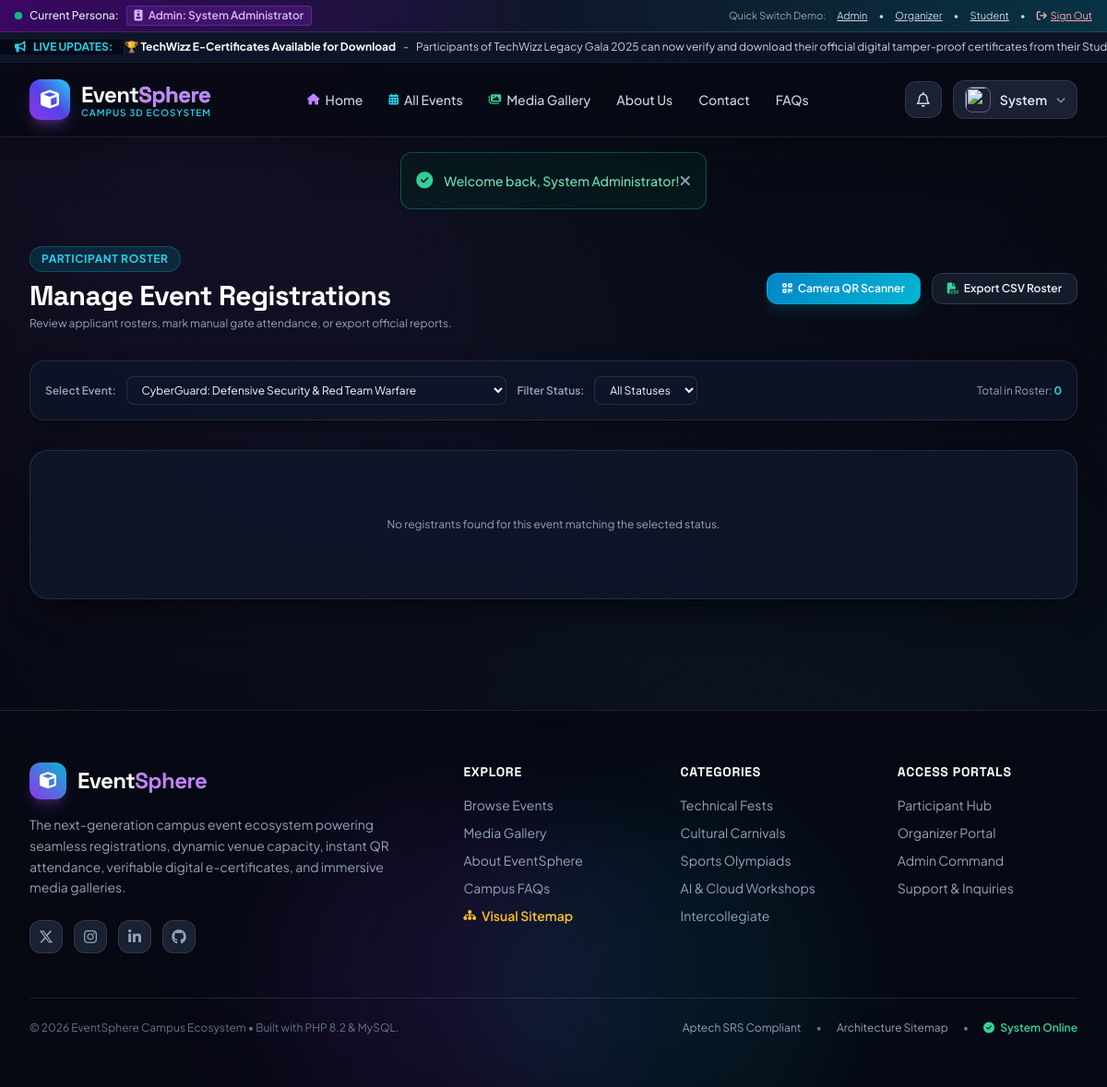
Screenshot of /organizer/manage_attendees.php (signed in) with the database file from the repository.
### tables this page shows
CREATE TABLE `announcements` (
  `id` INT AUTO_INCREMENT PRIMARY KEY,
  `title` VARCHAR(200) NOT NULL,
  `content` TEXT NOT NULL,
  `target_role` ENUM('all', 'student', 'organizer', 'event_registrants') NOT NULL DEFAULT 'all',
  `event_id` INT DEFAULT NULL,
  `created_by` INT NOT NULL,
  `is_active` TINYINT(1) NOT NULL DEFAULT 1,
  `created_at` TIMESTAMP DEFAULT CURRENT_TIMESTAMP,
  FOREIGN KEY (`created_by`) REFERENCES `users`(`id`) ON DELETE CASCADE,
  FOREIGN KEY (`event_id`) REFERENCES `events`(`id`) ON DELETE CASCADE
);

### config/config.php (called while the page is built, shortened)
<?php
function get_flash() {
    if (isset($_SESSION['flash'])) {
        $flash = $_SESSION['flash'];
        return $flash;
    }
    return null;
}
function current_user() {
    return $_SESSION['user'] ?? null;
}

### organizer/manage_attendees.php (the view, shortened to what this page needs)
<?php
$user = current_user();
$db = getDB();
$selected_event_id = (int)($_GET['event_id'] ?? 0);
$events_stmt = $db->prepare("SELECT id, title FROM events WHERE organizer_id = ? OR ? = 'admin' ORDER BY event_date DESC");
$events_stmt->execute([$user['id'], $user['role']]);
$organizer_events = $events_stmt->fetchAll();
if ($selected_event_id === 0 && !empty($organizer_events)) {
    $selected_event_id = $organizer_events[0]['id'];
}
$sql = "
    SELECT r.*, u.name as student_name, u.email as student_email, u.contact as student_contact, u.department as student_dept, u.enrolment_no
    FROM registrations r
    JOIN users u ON r.user_id = u.id
    WHERE r.event_id = ?
";
$params = [$selected_event_id];
$sql .= " ORDER BY r.created_at ASC";
$registrations = [];
try {
    $stmt = $db->prepare($sql);
    $stmt->execute($params);
    $registrations = $stmt->fetchAll();
} catch (Exception $e) {}
require_once __DIR__ . '/../includes/header.php';
?>
<div class="max-w-7xl mx-auto px-4 sm:px-6 lg:px-8 py-10">
    <div class="mb-8 flex flex-col md:flex-row md:items-center justify-between gap-4">
        <div>
            <div class="badge-neon badge-cyan mb-2">Participant Roster</div>
            <h1 class="font-heading font-extrabold text-3xl text-white">Manage Event Registrations</h1>
            <p class="text-slate-400 text-xs mt-1">Review applicant rosters, mark manual gate attendance, or export official reports.</p>
        </div>
        <div class="flex items-center gap-3">
            <a href="<?= BASE_URL ?>/organizer/scan_qr.php" class="btn-neon-cyan text-xs py-2 px-4 shadow-lg shadow-cyan-600/20">
                <i class="fa-solid fa-qrcode mr-1.5"></i> Camera QR Scanner
            </a>
            <a href="<?= BASE_URL ?>/api/export_report.php?type=attendees&event_id=<?= $selected_event_id ?>" class="btn-glass text-xs py-2 px-4">
                <i class="fa-solid fa-file-csv mr-1.5 text-emerald-400"></i> Export CSV Roster
            </a>
        </div>
    </div>
    <div class="glass-panel p-4 mb-8 border border-white/10 flex flex-wrap items-center justify-between gap-4">
        <form method="GET" action="<?= BASE_URL ?>/organizer/manage_attendees.php" class="flex flex-wrap items-center gap-3 w-full md:w-auto">
            <div>
                <label class="text-xs font-semibold text-slate-400 mr-2">Select Event:</label>
                <select name="event_id" onchange="this.form.submit()" class="form-input-dark text-xs py-1.5 px-3 rounded-lg w-auto">
                    <?php foreach ($organizer_events as $ev): ?>
                        <option value="<?= $ev['id'] ?>" <?= $selected_event_id == $ev['id'] ? 'selected' : '' ?>>
                            <?= htmlspecialchars($ev['title']) ?>
                        </option>
                    <?php endforeach; ?>
                </select>
            </div>
            <div>
                <label class="text-xs font-semibold text-slate-400 mr-2">Filter Status:</label>
                <select name="status" onchange="this.form.submit()" class="form-input-dark text-xs py-1.5 px-3 rounded-lg w-auto">
                    <option value="">All Statuses</option>
                </select>
            </div>
        </form>
        <div class="text-xs text-slate-400">
            Total in Roster: <span class="font-bold text-cyan-400"><?= count($registrations) ?></span>
        </div>
    </div>
    <div class="glass-panel-elevated p-6 border border-white/10">
        <?php if (empty($registrations)): ?>
            <div class="py-12 text-center text-slate-400 text-xs">
                No registrants found for this event matching the selected status.
            </div>
        <?php endif; ?>
    </div>
</div>
<?php require_once __DIR__ . '/../includes/footer.php'; ?>

### includes/header.php (shortened to what this page needs)
<?php
require_once __DIR__ . '/../config/config.php';
$current_user = current_user();
$db = getDB();
$current_page_name = basename($_SERVER["PHP_SELF"]);
function get_nav_class($page_name, $current_page_name, $extra = "") {
    $base = "px-3 py-2 rounded-lg transition " . $extra . " ";
    return $base . "hover:text-white hover:bg-white/5";
}
$ticker_announcements = [];
try {
    $stmt = $db->query("SELECT title, content FROM announcements WHERE is_active = 1 ORDER BY id DESC LIMIT 5");
    $ticker_announcements = $stmt->fetchAll();
} catch (Exception $e) {}
$flash = get_flash();
?>
<!DOCTYPE html>
<html lang="en" class="dark">
<head>
    <script src="https://cdn.tailwindcss.com"></script>
    <link rel="stylesheet" href="https://cdnjs.cloudflare.com/ajax/libs/font-awesome/6.5.1/css/all.min.css">
    <link rel="stylesheet" href="<?= BASE_URL ?>/assets/css/style.css">
</head>
<body class="bg-dark-900 text-slate-100 flex flex-col min-h-screen">
<div class="bg-gradient-to-r from-purple-950 via-slate-900 to-cyan-950 border-b border-white/10 px-4 py-1.5 text-xs text-slate-300 flex flex-wrap items-center justify-between gap-2 z-50">
    <div class="flex items-center gap-2">
        <span class="flex h-2 w-2 relative">
            <span class="relative inline-flex rounded-full h-2 w-2 bg-emerald-500"></span>
        </span>
        <span class="font-medium text-slate-200">Current Persona:</span>
        <?php if (!$current_user): ?>
            <span class="bg-slate-800 text-cyan-400 px-2 py-0.5 rounded font-semibold border border-cyan-500/30">
                <i class="fa-solid fa-user-astronaut mr-1"></i> Visitor / Normal Student
            </span>
        <?php else: ?>
            <span class="bg-purple-900/50 text-purple-300 px-2 py-0.5 rounded font-semibold border border-purple-500/30">
                <i class="fa-solid fa-id-badge mr-1"></i> <?= ucfirst($current_user['role']) ?>: <?= htmlspecialchars($current_user['name']) ?>
            </span>
        <?php endif; ?>
    </div>
    <div class="flex items-center gap-3 text-[11px]">
        <span class="text-slate-400">Quick Switch Demo:</span>
        <a href="<?= BASE_URL ?>/auth/login.php?quick=admin" class="hover:text-purple-300 transition underline">Admin</a> •
        <a href="<?= BASE_URL ?>/auth/login.php?quick=organizer" class="hover:text-cyan-300 transition underline">Organizer</a> •
        <a href="<?= BASE_URL ?>/auth/login.php?quick=student" class="hover:text-emerald-300 transition underline">Student</a> •
        <?php if ($current_user): ?>
            <a href="<?= BASE_URL ?>/auth/logout.php" class="hover:text-rose-400 transition underline text-rose-300"><i class="fa-solid fa-arrow-right-from-bracket mr-1"></i>Sign Out</a>
        <?php else: ?>
            <a href="<?= BASE_URL ?>/auth/login.php" class="hover:text-white transition font-semibold text-cyan-400">Sign In</a>
        <?php endif; ?>
    </div>
</div>
<?php if (!empty($ticker_announcements)): ?>
<div class="ticker-wrap">
    <div class="flex items-center gap-2 px-4 text-xs font-bold text-cyan-400 flex-shrink-0 bg-dark-900/90 z-10 border-r border-white/10 pr-3">
        <i class="fa-solid fa-bullhorn animate-bounce"></i> LIVE UPDATES:
    </div>
    <div class="ticker-move text-xs text-slate-300 flex items-center gap-8">
        <?php foreach ($ticker_announcements as $ann): ?>
            <span class="flex items-center gap-2">
                <span class="font-bold text-white"><?= htmlspecialchars($ann['title']) ?></span> -
                <span><?= htmlspecialchars($ann['content']) ?></span>
            </span>
        <?php endforeach; ?>
    </div>
</div>
<?php endif; ?>
<header class="sticky top-0 z-40 bg-dark-900/80 backdrop-blur-xl border-b border-white/10 shadow-2xl transition-all">
    <div class="max-w-7xl mx-auto px-4 sm:px-6 lg:px-8">
        <div class="flex items-center justify-between h-20">
            <a href="<?= BASE_URL ?>/index.php" class="flex items-center gap-3 group">
                <div class="w-11 h-11 rounded-xl bg-gradient-to-tr from-purple-600 via-indigo-600 to-cyan-400 flex items-center justify-center text-white shadow-lg shadow-purple-500/30 group-hover:scale-105 group-hover:rotate-6 transition-transform duration-300">
                    <i class="fa-solid fa-cube text-xl"></i>
                </div>
                <div>
                    <div class="font-heading font-extrabold text-2xl tracking-tight bg-gradient-to-r from-white via-slate-100 to-cyan-300 bg-clip-text text-transparent">
                        Event<span class="text-purple-400">Sphere</span>
                    </div>
                    <div class="text-[10px] uppercase tracking-widest text-cyan-400 font-semibold -mt-1">
                        Campus 3D Ecosystem
                    </div>
                </div>
            </a>
            <nav class="hidden md:flex items-center gap-1 font-medium text-sm text-slate-300">
                <a href="<?= BASE_URL ?>/index.php" class="<?= get_nav_class("index.php", $current_page_name, "flex items-center gap-1.5") ?>">
                    <i class="fa-solid fa-house text-xs text-purple-400"></i> Home
                </a>
                <a href="<?= BASE_URL ?>/events.php" class="<?= get_nav_class("events.php", $current_page_name, "flex items-center gap-1.5") ?>">
                    <i class="fa-solid fa-calendar-days text-xs text-cyan-400"></i> All Events
                </a>
                <a href="<?= BASE_URL ?>/gallery.php" class="<?= get_nav_class("gallery.php", $current_page_name, "flex items-center gap-1.5") ?>">
                    <i class="fa-solid fa-images text-xs text-emerald-400"></i> Media Gallery
                </a>
                <a href="<?= BASE_URL ?>/about.php" class="<?= get_nav_class("about.php", $current_page_name, "") ?>">
                    About Us
                </a>
                <a href="<?= BASE_URL ?>/contact.php" class="<?= get_nav_class("contact.php", $current_page_name, "") ?>">
                    Contact
                </a>
                <a href="<?= BASE_URL ?>/faqs.php" class="<?= get_nav_class("faqs.php", $current_page_name, "") ?>">
                    FAQs
                </a>
            </nav>
            <div class="flex items-center gap-3">
                <?php if ($current_user): ?>
                    <div class="relative" id="notifDropdownContainer">
                        <button onclick="toggleNotifDropdown()" class="w-10 h-10 rounded-xl bg-slate-800/80 hover:bg-slate-700/80 border border-white/10 flex items-center justify-center text-slate-300 hover:text-white transition relative">
                            <i class="fa-regular fa-bell"></i>
                        </button>
                    </div>
                    <div class="relative" id="userMenuContainer">
                        <button onclick="toggleUserMenu()" class="flex items-center gap-2.5 bg-slate-800/80 hover:bg-slate-700/80 border border-white/10 px-3 py-1.5 rounded-xl transition">
                            <img src="<?= htmlspecialchars(!empty($current_user['avatar']) ? $current_user['avatar'] : 'https://ui-avatars.com/api/?name='.urlencode($current_user['name']).'&background=0D8ABC&color=fff') ?>" class="w-7 h-7 rounded-lg object-cover border border-purple-400/50">
                            <span class="text-sm font-semibold text-slate-200 hidden sm:inline"><?= htmlspecialchars(explode(' ', $current_user['name'])[0]) ?></span>
                            <i class="fa-solid fa-chevron-down text-[10px] text-slate-400"></i>
                        </button>
                    </div>
                <?php endif; ?>
            </div>
        </div>
    </div>
</header>
<?php if ($flash): ?>
<div class="max-w-7xl mx-auto px-4 sm:px-6 lg:px-8 mt-4">
    <div class="p-4 rounded-xl flex items-center justify-between border backdrop-blur-xl <?php
        if ($flash['type'] === 'success') echo 'bg-emerald-950/40 border-emerald-500/40 text-emerald-300';
        elseif ($flash['type'] === 'error') echo 'bg-rose-950/40 border-rose-500/40 text-rose-300';
        elseif ($flash['type'] === 'warning') echo 'bg-amber-950/40 border-amber-500/40 text-amber-300';
        else echo 'bg-cyan-950/40 border-cyan-500/40 text-cyan-300';
    ?>">
        <div class="flex items-center gap-3">
            <i class="fa-solid <?php
                if ($flash['type'] === 'success') echo 'fa-circle-check text-emerald-400';
                elseif ($flash['type'] === 'error') echo 'fa-circle-xmark text-rose-400';
                elseif ($flash['type'] === 'warning') echo 'fa-triangle-exclamation text-amber-400';
                else echo 'fa-circle-info text-cyan-400';
            ?> text-lg"></i>
            <span class="text-sm font-medium"><?= htmlspecialchars($flash['message']) ?></span>
        </div>
        <button onclick="this.parentElement.remove()" class="text-slate-400 hover:text-white">
            <i class="fa-solid fa-xmark"></i>
        </button>
    </div>
</div>
<?php endif; ?>
<main class="flex-grow">

### rows the page displays
announcements: title "🏆 TechWizz E-Certificates Available for Download", content "Participants of TechWizz Legacy Gala 2025 can now verify and download their official digital tamper-proof certificates from their…"

### other values shown
$current_user['role'] "Admin"
$current_user['name'] "System Administrator"
explode(' ', $current_user['name'])[0] "System"
$flash['message'] "Welcome back, System Administrator!"
count($registrations) "0"
form field event_id "CyberGuard: Defensive Security & Red Team Warfare"
